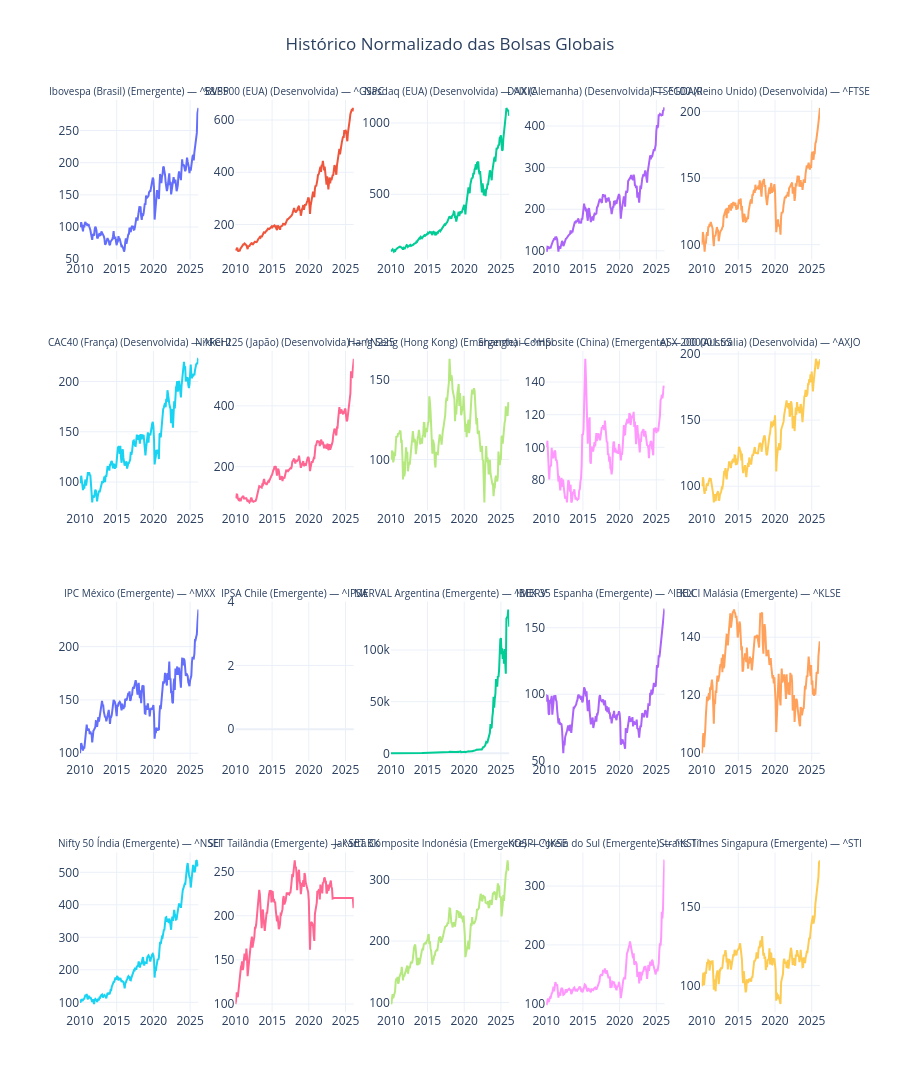

Source (notebook cell):
### Code cell
import yfinance as yf
import pandas as pd
import plotly.graph_objects as go
from plotly.subplots import make_subplots
from sklearn.linear_model import LinearRegression

# =====================
# LISTA DE BOLSAS GLOBAIS COM TIPO
# =====================
tickers = {
    "^BVSP": {"nome": "Ibovespa (Brasil)", "tipo": "Emergente"},
    "^GSPC": {"nome": "S&P500 (EUA)", "tipo": "Desenvolvida"},
    "^IXIC": {"nome": "Nasdaq (EUA)", "tipo": "Desenvolvida"},
    "^GDAXI": {"nome": "DAX (Alemanha)", "tipo": "Desenvolvida"},
    "^FTSE": {"nome": "FTSE100 (Reino Unido)", "tipo": "Desenvolvida"},
    "^FCHI": {"nome": "CAC40 (França)", "tipo": "Desenvolvida"},
    "^N225": {"nome": "Nikkei 225 (Japão)", "tipo": "Desenvolvida"},
    "^HSI": {"nome": "Hang Seng (Hong Kong)", "tipo": "Emergente"},
    "000001.SS": {"nome": "Shanghai Composite (China)", "tipo": "Emergente"},
    "^AXJO": {"nome": "ASX 200 (Austrália)", "tipo": "Desenvolvida"},
    "^MXX": {"nome": "IPC México", "tipo": "Emergente"},
    "^IPSA": {"nome": "IPSA Chile", "tipo": "Emergente"},
    "^MERV": {"nome": "MERVAL Argentina", "tipo": "Emergente"},
    "^IBEX": {"nome": "IBEX 35 Espanha", "tipo": "Emergente"},
    "^KLSE": {"nome": "KLCI Malásia", "tipo": "Emergente"},
    "^NSEI": {"nome": "Nifty 50 Índia", "tipo": "Emergente"},
    "^SET.BK": {"nome": "SET Tailândia", "tipo": "Emergente"},
    "^JKSE": {"nome": "Jakarta Composite Indonésia", "tipo": "Emergente"},
    "^KS11": {"nome": "KOSPI Coreia do Sul", "tipo": "Emergente"},
    "^STI": {"nome": "Straits Times Singapura", "tipo": "Emergente"}
}

# =====================
# BAIXAR DADOS HISTÓRICOS
# =====================
series_list = []
ticker_name_map = {}  # mapear nome amigável para ticker
start_date = "2010-01-01"

for key, info in tickers.items():
    df_temp = yf.download(key, start=start_date, progress=False, interval='1mo')
    if isinstance(df_temp, pd.DataFrame) and "Close" in df_temp.columns:
        s = df_temp["Close"].copy()
    elif isinstance(df_temp, pd.Series):
        s = df_temp.copy()
    else:
        try:
            s = df_temp.iloc[:, 0].copy()
        except Exception:
            continue
    friendly_name = f"{info['nome']} ({info['tipo']})"
    s.name = friendly_name
    series_list.append(s)
    ticker_name_map[friendly_name] = key  # salvar referência do ticker original

# =====================
# UNIR TODAS EM UM DATAFRAME
# =====================
df_all = pd.concat(series_list, axis=1).dropna(how="all").ffill().dropna(axis=1, how="all")
df_all.columns = [str(c) for c in df_all.columns]

# =====================
# NORMALIZAR BASE 100
# =====================
df_norm = df_all.div(df_all.iloc[0]).mul(100)


# =====================
# CONFIGURAÇÃO DO DASHBOARD
# =====================
num_colunas = 5
cols = list(ticker_name_map.items())
num_plots = len(cols)
num_linhas = (num_plots + num_colunas - 1) // num_colunas

# Subplot titles com ticker original usando map seguro
subplot_titles = [f"{col[0]} — {col[1]}" for col in cols]

fig = make_subplots(
    rows=num_linhas,
    cols=num_colunas,
    subplot_titles=subplot_titles,
    shared_xaxes=False,
    shared_yaxes=False,
    vertical_spacing=0.10,
    horizontal_spacing=0.05
)

# Adicionar cada série em seu subplot
for idx, col_name in enumerate(cols):
    row = idx // num_colunas + 1
    col = idx % num_colunas + 1

    fig.add_trace(
        go.Scatter(
            x=df_norm.index,
            y=df_norm.iloc[:, idx],
            mode="lines",
            hovertemplate="%{x|%Y-%m-%d}<br>Valor Base 100: %{y:.2f}<extra></extra>",
            line=dict(width=2)
        ),
        row=row,
        col=col
    )

# =====================
# DIMINUIR FONTE DOS TÍTULOS DOS SUBPLOTS
# =====================
# Ajuste da fonte dos títulos individuais
for i in range(num_plots):
    fig.layout.annotations[i].font.size = 10  # diminui tamanho da fonte (ex: 10)

# Layout global
fig.update_layout(
    template="plotly_white",
    height=650*num_linhas/2,  # ajusta altura proporcional ao número de linhas
    title_text="Histórico Normalizado das Bolsas Globais",
    title_x=0.5,
    showlegend=False
)
# Ativar grid para todos os eixos
for i in range(num_plots):
    ai_row = i // num_colunas + 1
    ai_col = i % num_colunas + 1
    fig.update_xaxes(showgrid=True, row=ai_row, col=ai_col)
    fig.update_yaxes(showgrid=True, row=ai_row, col=ai_col)

fig.show()

### Figure 1 — Plotly figure (JSON) as saved in the notebook; plotly's stock layout.template omitted (floating-point values rounded to 4 significant figures; data arrays with more than 128 entries replaced by an {"elided": "..."} marker saying what was removed)
{"data": [{"hovertemplate": "%{x|%Y-%m-%d}<br>Valor Base 100: %{y:.2f}<extra></extra>", "line": {"width": 2}, "mode": "lines", "type": "scatter", "x": {"elided": "195 str values"}, "xaxis": "x", "y": {"elided": "195 float values"}, "yaxis": "y"}, {"hovertemplate": "%{x|%Y-%m-%d}<br>Valor Base 100: %{y:.2f}<extra></extra>", "line": {"width": 2}, "mode": "lines", "type": "scatter", "x": {"elided": "195 str values"}, "xaxis": "x2", "y": {"elided": "195 float values"}, "yaxis": "y2"}, {"hovertemplate": "%{x|%Y-%m-%d}<br>Valor Base 100: %{y:.2f}<extra></extra>", "line": {"width": 2}, "mode": "lines", "type": "scatter", "x": {"elided": "195 str values"}, "xaxis": "x3", "y": {"elided": "195 float values"}, "yaxis": "y3"}, {"hovertemplate": "%{x|%Y-%m-%d}<br>Valor Base 100: %{y:.2f}<extra></extra>", "line": {"width": 2}, "mode": "lines", "type": "scatter", "x": {"elided": "195 str values"}, "xaxis": "x4", "y": {"elided": "195 float values"}, "yaxis": "y4"}, {"hovertemplate": "%{x|%Y-%m-%d}<br>Valor Base 100: %{y:.2f}<extra></extra>", "line": {"width": 2}, "mode": "lines", "type": "scatter", "x": {"elided": "195 str values"}, "xaxis": "x5", "y": {"elided": "195 float values"}, "yaxis": "y5"}, {"hovertemplate": "%{x|%Y-%m-%d}<br>Valor Base 100: %{y:.2f}<extra></extra>", "line": {"width": 2}, "mode": "lines", "type": "scatter", "x": {"elided": "195 str values"}, "xaxis": "x6", "y": {"elided": "195 float values"}, "yaxis": "y6"}, {"hovertemplate": "%{x|%Y-%m-%d}<br>Valor Base 100: %{y:.2f}<extra></extra>", "line": {"width": 2}, "mode": "lines", "type": "scatter", "x": {"elided": "195 str values"}, "xaxis": "x7", "y": {"elided": "195 float values"}, "yaxis": "y7"}, {"hovertemplate": "%{x|%Y-%m-%d}<br>Valor Base 100: %{y:.2f}<extra></extra>", "line": {"width": 2}, "mode": "lines", "type": "scatter", "x": {"elided": "195 str values"}, "xaxis": "x8", "y": {"elided": "195 float values"}, "yaxis": "y8"}, {"hovertemplate": "%{x|%Y-%m-%d}<br>Valor Base 100: %{y:.2f}<extra></extra>", "line": {"width": 2}, "mode": "lines", "type": "scatter", "x": {"elided": "195 str values"}, "xaxis": "x9", "y": {"elided": "195 float values"}, "yaxis": "y9"}, {"hovertemplate": "%{x|%Y-%m-%d}<br>Valor Base 100: %{y:.2f}<extra></extra>", "line": {"width": 2}, "mode": "lines", "type": "scatter", "x": {"elided": "195 str values"}, "xaxis": "x10", "y": {"elided": "195 float values"}, "yaxis": "y10"}, {"hovertemplate": "%{x|%Y-%m-%d}<br>Valor Base 100: %{y:.2f}<extra></extra>", "line": {"width": 2}, "mode": "lines", "type": "scatter", "x": {"elided": "195 str values"}, "xaxis": "x11", "y": {"elided": "195 float values"}, "yaxis": "y11"}, {"hovertemplate": "%{x|%Y-%m-%d}<br>Valor Base 100: %{y:.2f}<extra></extra>", "line": {"width": 2}, "mode": "lines", "type": "scatter", "x": {"elided": "195 str values"}, "xaxis": "x12", "y": {"elided": "195 float values"}, "yaxis": "y12"}, {"hovertemplate": "%{x|%Y-%m-%d}<br>Valor Base 100: %{y:.2f}<extra></extra>", "line": {"width": 2}, "mode": "lines", "type": "scatter", "x": {"elided": "195 str values"}, "xaxis": "x13", "y": {"elided": "195 float values"}, "yaxis": "y13"}, {"hovertemplate": "%{x|%Y-%m-%d}<br>Valor Base 100: %{y:.2f}<extra></extra>", "line": {"width": 2}, "mode": "lines", "type": "scatter", "x": {"elided": "195 str values"}, "xaxis": "x14", "y": {"elided": "195 float values"}, "yaxis": "y14"}, {"hovertemplate": "%{x|%Y-%m-%d}<br>Valor Base 100: %{y:.2f}<extra></extra>", "line": {"width": 2}, "mode": "lines", "type": "scatter", "x": {"elided": "195 str values"}, "xaxis": "x15", "y": {"elided": "195 float values"}, "yaxis": "y15"}, {"hovertemplate": "%{x|%Y-%m-%d}<br>Valor Base 100: %{y:.2f}<extra></extra>", "line": {"width": 2}, "mode": "lines", "type": "scatter", "x": {"elided": "195 str values"}, "xaxis": "x16", "y": {"elided": "195 float values"}, "yaxis": "y16"}, {"hovertemplate": "%{x|%Y-%m-%d}<br>Valor Base 100: %{y:.2f}<extra></extra>", "line": {"width": 2}, "mode": "lines", "type": "scatter", "x": {"elided": "195 str values"}, "xaxis": "x17", "y": {"elided": "195 float values"}, "yaxis": "y17"}, {"hovertemplate": "%{x|%Y-%m-%d}<br>Valor Base 100: %{y:.2f}<extra></extra>", "line": {"width": 2}, "mode": "lines", "type": "scatter", "x": {"elided": "195 str values"}, "xaxis": "x18", "y": {"elided": "195 float values"}, "yaxis": "y18"}, {"hovertemplate": "%{x|%Y-%m-%d}<br>Valor Base 100: %{y:.2f}<extra></extra>", "line": {"width": 2}, "mode": "lines", "type": "scatter", "x": {"elided": "195 str values"}, "xaxis": "x19", "y": {"elided": "195 float values"}, "yaxis": "y19"}, {"hovertemplate": "%{x|%Y-%m-%d}<br>Valor Base 100: %{y:.2f}<extra></extra>", "line": {"width": 2}, "mode": "lines", "type": "scatter", "x": {"elided": "195 str values"}, "xaxis": "x20", "y": {"elided": "195 float values"}, "yaxis": "y20"}], "layout": {"annotations": [{"font": {"size": 10}, "showarrow": false, "text": "Ibovespa (Brasil) (Emergente) — ^BVSP", "x": 0.08, "xanchor": "center", "xref": "paper", "y": 1, "yanchor": "bottom", "yref": "paper"}, {"font": {"size": 10}, "showarrow": false, "text": "S&P500 (EUA) (Desenvolvida) — ^GSPC", "x": 0.29, "xanchor": "center", "xref": "paper", "y": 1, "yanchor": "bottom", "yref": "paper"}, {"font": {"size": 10}, "showarrow": false, "text": "Nasdaq (EUA) (Desenvolvida) — ^IXIC", "x": 0.5, "xanchor": "center", "xref": "paper", "y": 1, "yanchor": "bottom", "yref": "paper"}, {"font": {"size": 10}, "showarrow": false, "text": "DAX (Alemanha) (Desenvolvida) — ^GDAXI", "x": 0.71, "xanchor": "center", "xref": "paper", "y": 1, "yanchor": "bottom", "yref": "paper"}, {"font": {"size": 10}, "showarrow": false, "text": "FTSE100 (Reino Unido) (Desenvolvida) — ^FTSE", "x": 0.92, "xanchor": "center", "xref": "paper", "y": 1, "yanchor": "bottom", "yref": "paper"}, {"font": {"size": 10}, "showarrow": false, "text": "CAC40 (França) (Desenvolvida) — ^FCHI", "x": 0.08, "xanchor": "center", "xref": "paper", "y": 0.725, "yanchor": "bottom", "yref": "paper"}, {"font": {"size": 10}, "showarrow": false, "text": "Nikkei 225 (Japão) (Desenvolvida) — ^N225", "x": 0.29, "xanchor": "center", "xref": "paper", "y": 0.725, "yanchor": "bottom", "yref": "paper"}, {"font": {"size": 10}, "showarrow": false, "text": "Hang Seng (Hong Kong) (Emergente) — ^HSI", "x": 0.5, "xanchor": "center", "xref": "paper", "y": 0.725, "yanchor": "bottom", "yref": "paper"}, {"font": {"size": 10}, "showarrow": false, "text": "Shanghai Composite (China) (Emergente) — 000001.SS", "x": 0.71, "xanchor": "center", "xref": "paper", "y": 0.725, "yanchor": "bottom", "yref": "paper"}, {"font": {"size": 10}, "showarrow": false, "text": "ASX 200 (Austrália) (Desenvolvida) — ^AXJO", "x": 0.92, "xanchor": "center", "xref": "paper", "y": 0.725, "yanchor": "bottom", "yref": "paper"}, {"font": {"size": 10}, "showarrow": false, "text": "IPC México (Emergente) — ^MXX", "x": 0.08, "xanchor": "center", "xref": "paper", "y": 0.45, "yanchor": "bottom", "yref": "paper"}, {"font": {"size": 10}, "showarrow": false, "text": "IPSA Chile (Emergente) — ^IPSA", "x": 0.29, "xanchor": "center", "xref": "paper", "y": 0.45, "yanchor": "bottom", "yref": "paper"}, {"font": {"size": 10}, "showarrow": false, "text": "MERVAL Argentina (Emergente) — ^MERV", "x": 0.5, "xanchor": "center", "xref": "paper", "y": 0.45, "yanchor": "bottom", "yref": "paper"}, {"font": {"size": 10}, "showarrow": false, "text": "IBEX 35 Espanha (Emergente) — ^IBEX", "x": 0.71, "xanchor": "center", "xref": "paper", "y": 0.45, "yanchor": "bottom", "yref": "paper"}, {"font": {"size": 10}, "showarrow": false, "text": "KLCI Malásia (Emergente) — ^KLSE", "x": 0.92, "xanchor": "center", "xref": "paper", "y": 0.45, "yanchor": "bottom", "yref": "paper"}, {"font": {"size": 10}, "showarrow": false, "text": "Nifty 50 Índia (Emergente) — ^NSEI", "x": 0.08, "xanchor": "center", "xref": "paper", "y": 0.175, "yanchor": "bottom", "yref": "paper"}, {"font": {"size": 10}, "showarrow": false, "text": "SET Tailândia (Emergente) — ^SET.BK", "x": 0.29, "xanchor": "center", "xref": "paper", "y": 0.175, "yanchor": "bottom", "yref": "paper"}, {"font": {"size": 10}, "showarrow": false, "text": "Jakarta Composite Indonésia (Emergente) — ^JKSE", "x": 0.5, "xanchor": "center", "xref": "paper", "y": 0.175, "yanchor": "bottom", "yref": "paper"}, {"font": {"size": 10}, "showarrow": false, "text": "KOSPI Coreia do Sul (Emergente) — ^KS11", "x": 0.71, "xanchor": "center", "xref": "paper", "y": 0.175, "yanchor": "bottom", "yref": "paper"}, {"font": {"size": 10}, "showarrow": false, "text": "Straits Times Singapura (Emergente) — ^STI", "x": 0.92, "xanchor": "center", "xref": "paper", "y": 0.175, "yanchor": "bottom", "yref": "paper"}], "height": 1300, "showlegend": false, "title": {"text": "Histórico Normalizado das Bolsas Globais", "x": 0.5}, "xaxis": {"anchor": "y", "domain": [0, 0.16], "showgrid": true}, "xaxis10": {"anchor": "y10", "domain": [0.84, 1], "showgrid": true}, "xaxis11": {"anchor": "y11", "domain": [0, 0.16], "showgrid": true}, "xaxis12": {"anchor": "y12", "domain": [0.21, 0.37], "showgrid": true}, "xaxis13": {"anchor": "y13", "domain": [0.42, 0.58], "showgrid": true}, "xaxis14": {"anchor": "y14", "domain": [0.63, 0.79], "showgrid": true}, "xaxis15": {"anchor": "y15", "domain": [0.84, 1], "showgrid": true}, "xaxis16": {"anchor": "y16", "domain": [0, 0.16], "showgrid": true}, "xaxis17": {"anchor": "y17", "domain": [0.21, 0.37], "showgrid": true}, "xaxis18": {"anchor": "y18", "domain": [0.42, 0.58], "showgrid": true}, "xaxis19": {"anchor": "y19", "domain": [0.63, 0.79], "showgrid": true}, "xaxis2": {"anchor": "y2", "domain": [0.21, 0.37], "showgrid": true}, "xaxis20": {"anchor": "y20", "domain": [0.84, 1], "showgrid": true}, "xaxis3": {"anchor": "y3", "domain": [0.42, 0.58], "showgrid": true}, "xaxis4": {"anchor": "y4", "domain": [0.63, 0.79], "showgrid": true}, "xaxis5": {"anchor": "y5", "domain": [0.84, 1], "showgrid": true}, "xaxis6": {"anchor": "y6", "domain": [0, 0.16], "showgrid": true}, "xaxis7": {"anchor": "y7", "domain": [0.21, 0.37], "showgrid": true}, "xaxis8": {"anchor": "y8", "domain": [0.42, 0.58], "showgrid": true}, "xaxis9": {"anchor": "y9", "domain": [0.63, 0.79], "showgrid": true}, "yaxis": {"anchor": "x", "domain": [0.825, 1], "showgrid": true}, "yaxis10": {"anchor": "x10", "domain": [0.55, 0.725], "showgrid": true}, "yaxis11": {"anchor": "x11", "domain": [0.275, 0.45], "showgrid": true}, "yaxis12": {"anchor": "x12", "domain": [0.275, 0.45], "showgrid": true}, "yaxis13": {"anchor": "x13", "domain": [0.275, 0.45], "showgrid": true}, "yaxis14": {"anchor": "x14", "domain": [0.275, 0.45], "showgrid": true}, "yaxis15": {"anchor": "x15", "domain": [0.275, 0.45], "showgrid": true}, "yaxis16": {"anchor": "x16", "domain": [0, 0.175], "showgrid": true}, "yaxis17": {"anchor": "x17", "domain": [0, 0.175], "showgrid": true}, "yaxis18": {"anchor": "x18", "domain": [0, 0.175], "showgrid": true}, "yaxis19": {"anchor": "x19", "domain": [0, 0.175], "showgrid": true}, "yaxis2": {"anchor": "x2", "domain": [0.825, 1], "showgrid": true}, "yaxis20": {"anchor": "x20", "domain": [0, 0.175], "showgrid": true}, "yaxis3": {"anchor": "x3", "domain": [0.825, 1], "showgrid": true}, "yaxis4": {"anchor": "x4", "domain": [0.825, 1], "showgrid": true}, "yaxis5": {"anchor": "x5", "domain": [0.825, 1], "showgrid": true}, "yaxis6": {"anchor": "x6", "domain": [0.55, 0.725], "showgrid": true}, "yaxis7": {"anchor": "x7", "domain": [0.55, 0.725], "showgrid": true}, "yaxis8": {"anchor": "x8", "domain": [0.55, 0.725], "showgrid": true}, "yaxis9": {"anchor": "x9", "domain": [0.55, 0.725], "showgrid": true}}}
